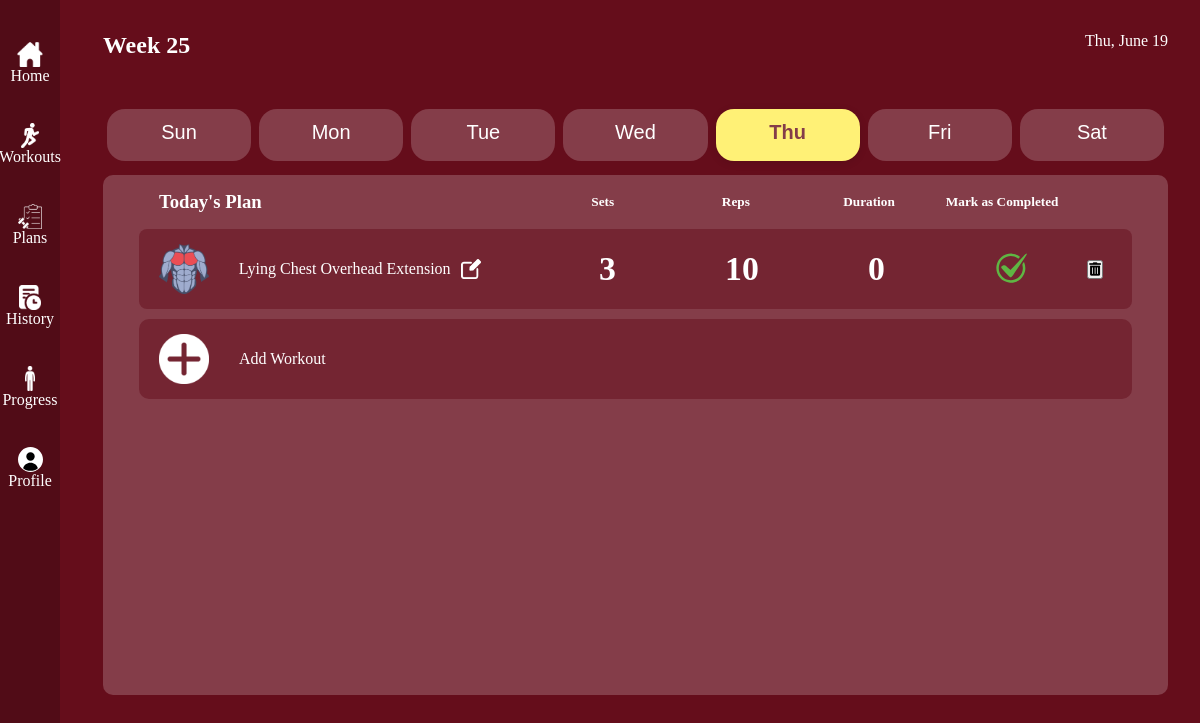
Screenshot of /plans.php?day=Thu (signed in) with the database file from the repository.
### tables this page shows
CREATE TABLE `workout_plan` (
  `id` int(11) NOT NULL,
  `user_id` int(11) NOT NULL,
  `workout_day` varchar(20) NOT NULL,
  `exercise_name` varchar(100) NOT NULL,
  `sets` int(11) NOT NULL,
  `reps` int(11) NOT NULL DEFAULT 0,
  `duration` int(11) NOT NULL DEFAULT 0,
  `completed` tinyint(1) NOT NULL DEFAULT 0,
  `planned_date` date DEFAULT NULL
);

CREATE TABLE `workouts` (
  `id` int(11) NOT NULL,
  `name` varchar(255) NOT NULL,
  `image_url` varchar(255) DEFAULT NULL,
  `image_url2` varchar(255) DEFAULT NULL,
  `focus` varchar(35) NOT NULL,
  `equipment` varchar(255) DEFAULT NULL,
  `reps` varchar(25) NOT NULL DEFAULT '0',
  `duration` varchar(25) DEFAULT '0',
  `sets` varchar(25) DEFAULT NULL
);

### plans.php (the view, shortened to what this page needs)
<?php
include("database.php");
$user_id = $_SESSION['user_id'];
$currentDay = $_GET['day'] ?? date('D');
$stmt = $conn->prepare("
    SELECT wp.*, w.focus
    FROM workout_plan wp
    JOIN workouts w ON wp.exercise_name = w.name
    WHERE wp.user_id = ? AND wp.workout_day = ?
");
$stmt->bind_param("is", $user_id, $currentDay);
$stmt->execute();
$result = $stmt->get_result();
$workouts = [];
while ($row = $result->fetch_assoc()) {
    $workouts[] = $row;
}
$today = new DateTime();
$weekNumber = $today->format('W');
$dayName = $today->format('D');
$monthName = $today->format('F');
$dayOfMonth = $today->format('j');
$validDays = ['Sun', 'Mon', 'Tue', 'Wed', 'Thu', 'Fri', 'Sat'];
if (isset($_GET['day']) && in_array($_GET['day'], $validDays)) {
    $dayName = $_GET['day'];
    $today = new DateTime();
    if ($today->format('D') !== $dayName) {
        $today->modify('next ' . $dayName);
    }
    $monthName = $today->format('F');
    $dayOfMonth = $today->format('j');
}
include 'includes/header.php';
?>
<div id="plans">
    <section class="date-header">
        <h2>Week <?= $weekNumber ?></h2>
        <div class="date-plan"><?= $dayName ?>, <?= $monthName ?> <?= $dayOfMonth ?></div>
    </section>
    <div class="day-tabs">
        <button class="day-tab<?= $currentDay == 'Sun' ? ' selected' : '' ?>" onclick="changeDay('Sun')"><p>Sun</p></button>
        <button class="day-tab<?= $currentDay == 'Mon' ? ' selected' : '' ?>" onclick="changeDay('Mon')"><p>Mon</p></button>
        <button class="day-tab<?= $currentDay == 'Tue' ? ' selected' : '' ?>" onclick="changeDay('Tue')"><p>Tue</p></button>
        <button class="day-tab<?= $currentDay == 'Wed' ? ' selected' : '' ?>" onclick="changeDay('Wed')"><p>Wed</p></button>
        <button class="day-tab<?= $currentDay == 'Thu' ? ' selected' : '' ?>" onclick="changeDay('Thu')"><p>Thu</p></button>
        <button class="day-tab<?= $currentDay == 'Fri' ? ' selected' : '' ?>" onclick="changeDay('Fri')"><p>Fri</p></button>
        <button class="day-tab<?= $currentDay == 'Sat' ? ' selected' : '' ?>" onclick="changeDay('Sat')"><p>Sat</p></button>
    </div>
    <section id="workout-plan" >
        <div class="head">
            <h3>Today's Plan</h3>
            <div class="label">
                <h5>Sets</h5>
                <h5>Reps</h5>
                <h5>Duration</h5>
                <h5>Mark as Completed</h5>
            </div>
        </div>
        <div class="workouts-plan">
            <?php foreach ($workouts as $workout): ?>
                <div class="workout"
                    data-id="<?= $workout['id'] ?>"
                    data-name="<?= $workout['exercise_name'] ?>"
                    data-sets="<?= $workout['sets'] ?>"
                    data-reps="<?= $workout['reps'] ?>"
                    data-duration="<?= $workout['duration'] ?>"
                >
                    <div class="name">
                        <img src="assets/images/<?= $workout['focus'] ?>-icon.png" alt="<?= $workout['exercise_name'] ?>">
                        <div class="with-edit">
                            <p><?= ucfirst($workout['exercise_name']) ?></p>
                            <img
                                src="assets/images/edit-icon.webp"
                                alt="Edit"
                                class="edit-button"
                                data-id="<?= $workout['id'] ?>"
                                data-sets="<?= $workout['sets'] ?>"
                                data-reps="<?= $workout['reps'] ?>"
                                data-duration="<?= $workout['duration'] ?>"
                                style="height: 20px; margin-left: 10px; cursor: pointer; filter: invert(100%);"
                            >
                        </div>
                    </div>
                    <div class="data">
                        <div class="sets"><?= $workout['sets'] ?></div>
                        <div class="reps"><?= $workout['reps'] ?></div>
                        <div class="duration"><?= $workout['duration'] ?></div>
                        <div class="done">
                            <form method="POST" action="plans.php">
                                <button type="submit" class="completed-button" style="background:none; border:none;">
                                    <?php if ($workout['completed']): ?>
                                        <img src="assets/images/check-icon.svg" alt="Completed" style="height: 40px;">
                                    <?php else: ?>
                                        <img src="assets/images/check-icon.svg" alt="Not Completed" style="height: 40px; opacity: 0.3;">
                                    <?php endif; ?>
                                </button>
                            </form>
                        </div>
                        <div class="delete">
                            <form method="POST" action="plans.php" onsubmit="return confirm('Are you sure you want to delete this workout?');">
                                <button type="submit" class="delete-button">
                                    <i class="fas fa-trash-alt"></i>
                                </button>
                            </form>
                        </div>
                    </div>
                </div>
            <?php endforeach; ?>
            <div class="add">
                <img src="assets/images/add-icon.webp" style="height: 50px; filter: invert(100%);" alt="Add Workout">
                <p>Add Workout</p>
            </div>
        </div>
    </section>
</div>
<?php include 'includes/footer.php'; ?>

### assets/styles/style.css (style rules this page uses)
* { margin: 0; padding: 0; box-sizing: border-box; }
body { width: 100vw; background-color: #650d1b; display: flex; flex-direction: column; color: white; }
#plans { max-width: 100%; display: flex; flex-direction: column; padding-left: 3%; padding-bottom: 80px; }
.date-header { display: flex; justify-content: space-between; padding: 2rem; color: white; }
.day-tabs { width: 100%; display: flex; justify-content: center; margin: 18px 0 24px 0; padding: 0 2rem; }
.day-tab { width: 100%; background: #843d49; color: #fff; border: none; border-radius: 18px; margin: 0 4px; padding: 0.75rem 1.5rem; font-size: 1.25rem; font-weight: 500; cursor: pointer; transition: background 0.2s, color 0.2s, box-shadow 0.2s; outline: none; }
.day-tab.selected { background: #fff176; color: #843d49; box-shadow: 0 2px 8px rgba(0,0,0,0.10); font-weight: bold; }
.day-tab p { padding-bottom: 5px; }
#workout-plan { height: 65vh; background-color: #843D49; border-radius: 10px; color: white; margin: -10px 2rem 0 2rem; padding: 1rem; }
#workout-plan .head { display: grid; grid-template-columns: 40% 60%; padding: 0 50px 1rem 40px; align-items: center; }
#workout-plan .label { display: grid; grid-template-columns: 1fr 1fr 1fr 1fr 0.25fr; place-items: center; font-weight: bold; align-items: flex-end; }
.workouts-plan { width: 100%; display: flex; flex-direction: column; gap: 10px; padding: 0 20px; max-height: 350px; overflow: auto; }
.workout { display: grid; grid-template-columns: 40% 60%; align-items: center; background-color: #742532; padding: 15px 20px; border-radius: 8px; }
.name { display: flex; align-items: center; gap: 30px; }
.with-edit { display: flex; align-items: center; }
.name img { width: auto; height: 50px; }
.data { display: grid; grid-template-columns: 1fr 1fr 1fr 1fr 0.25fr; place-items: center; }
.data form { display: flex; justify-content: center; align-items: center; margin-top: 0px; }
.sets, .reps, .duration { font-size: 0.75em; }
.completed-button img { width: 75%; }
.add { display: flex; justify-content: flex-start; align-items: center; background-color: #742532; color: white; border-radius: 10px; padding: 15px 20px; transition: background 0.2s, color 0.2s; gap: 30px; }
.data { height: 70%; align-content: center; font-weight: 700; font-size: 45px; }

### rows the page displays
workout_plan: workouts.focus (picture), exercise_name "Lying Chest Overhead Extension", sets "3", reps "10", duration "0", completed 1 (drawn)

### other values shown
$dayName "Thu"
